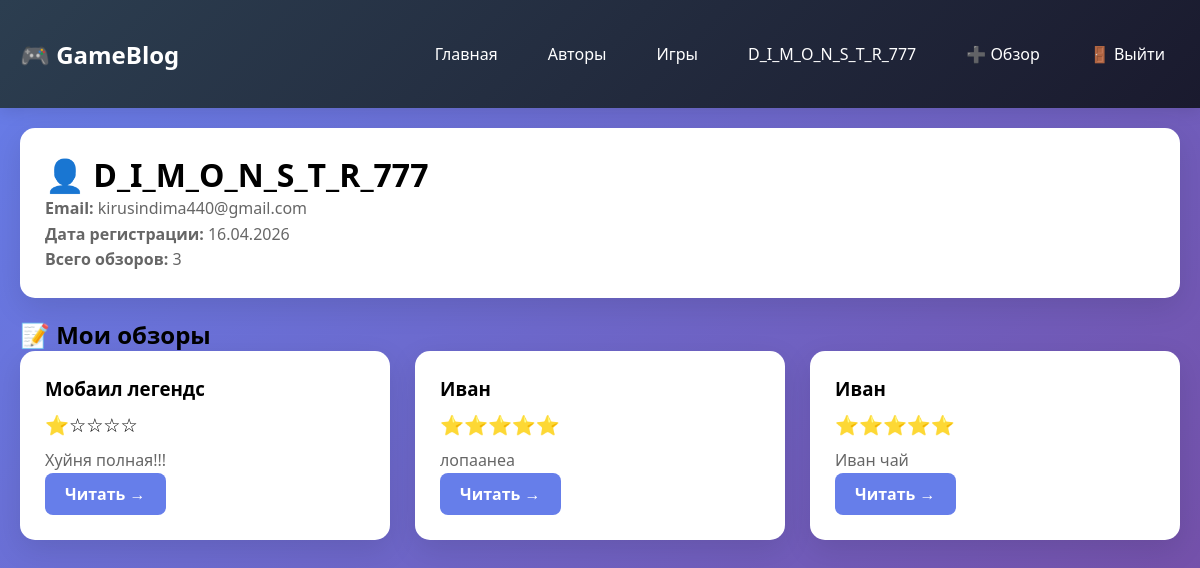
Screenshot of /profile (signed in) with the database file from the repository.
### models.py (models this page shows, shortened)
class User(db.Model, UserMixin):
    __tablename__ = 'users'
    id = db.Column(db.Integer, primary_key=True)  # было primaty_key
    username = db.Column(db.String(100), unique=True, nullable=False)
    email = db.Column(db.String(100), unique=True, nullable=True)
    password_hash = db.Column(db.String(300), nullable=False)
    created_at = db.Column(db.DateTime, default=datetime.utcnow)
    reviews = db.relationship('Review', backref='author', lazy=True)

class Review(db.Model):
    __tablename__ = 'reviews'
    id = db.Column(db.Integer, primary_key=True)
    rating = db.Column(db.Integer, nullable=False)
    review_text = db.Column(db.Text, nullable=False)
    created_at = db.Column(db.DateTime, default=datetime.utcnow)
    views = db.Column(db.Integer, default=0)
    user_id = db.Column(db.Integer, db.ForeignKey('users.id'), nullable=False)
    game_id = db.Column(db.Integer, db.ForeignKey('games.id'), nullable=False)
    @property
    def stars(self):
        return '⭐' * self.rating + '☆' * (5 - self.rating)
    @property
    def short_review(self):
        if len(self.review_text) > 50:
            return self.review_text[:50] + '...'
        return self.review_text

class Game(db.Model):  # было class = Game
    __tablename__ = 'games'
    id = db.Column(db.Integer, primary_key=True)
    title = db.Column(db.String(200), unique=True, nullable=False)
    genre = db.Column(db.String(100), nullable=False)  # было ganre и Strong
    release_year = db.Column(db.Integer)
    reviews = db.relationship('Review', backref='game', lazy=True)

### app.py (the view)
@app.route('/profile')
@login_required
def profile():
    user_reviews = Review.query.filter_by(user_id=current_user.id).order_by(Review.created_at.desc()).all()
    return render_template('profile.html', user=current_user, reviews=user_reviews)

### app.py (called while the page is built)
@login_manager.user_loader
def load_user(user_id):
    return User.query.get(int(user_id))

### templates/profile.html (shortened to what this page needs)
{% extends "base.html" %}
{% block content %}
<div class="card">
    <h1>👤 {{ user.username }}</h1>
    <p><strong>Email:</strong> {{ user.email or 'Не указан' }}</p>
    <p><strong>Дата регистрации:</strong> {{ user.created_at.strftime('%d.%m.%Y') }}</p>
    <p><strong>Всего обзоров:</strong> {{ reviews|length }}</p>
</div>
<h2>📝 Мои обзоры</h2>
<div class="reviews-grid">
    {% for review in reviews %}
    <div class="card">
        <h3>{{ review.game.title }}</h3>
        <div class="rating">{{ review.stars }}</div>
        <p>{{ review.short_review }}</p>
        <a href="/review/{{ review.id }}" class="btn btn-primary">Читать →</a>
    </div>
    {% else %}
    <div class="card">
        <p>У вас пока нет обзоров</p>
        <a href="/add" class="btn btn-primary">Написать первый</a>
    </div>
    {% endfor %}
</div>
{% endblock %}

### templates/base.html (shortened to what this page needs)
<!DOCTYPE html>
<html lang="ru">
<head>
    <link rel="stylesheet" href="{{ url_for('static', filename='css/style.css') }}">
</head>
<body>
    <nav class="navbar">
        <div class="container">
            <a href="/" class="logo">🎮 GameBlog</a>
            <div class="nav-links">
                <a href="/">Главная</a>
                <a href="/users">Авторы</a>
                <a href="/games">Игры</a>
                {% if current_user.is_authenticated %}
                    <a href="/profile">{{ current_user.username }}</a>
                    <a href="/add">➕ Обзор</a>
                    <a href="/logout">🚪 Выйти</a>
                {% else %}
                    <a href="/login">🔑 Войти</a>
                    <a href="/register">📝 Регистрация</a>
                {% endif %}
            </div>
        </div>
    </nav>
    <div class="container">
        {% block content %}{% endblock %}
    </div>
</body>
</html>

### static/css/style.css (style rules this page uses)
* { margin: 0; padding: 0; box-sizing: border-box; }
body { font-family: 'Segoe UI', Tahoma, Geneva, Verdana, sans-serif; background: linear-gradient(135deg, #667eea 0%, #764ba2 100%); min-height: 100vh; }
.container { max-width: 1200px; margin: 0 auto; padding: 20px; }
.navbar { background: linear-gradient(135deg, #2c3e50, #1a1a2e); padding: 15px 0; box-shadow: 0 4px 15px rgba(0,0,0,0.1); }
.navbar .container { display: flex; justify-content: space-between; align-items: center; }
.logo { color: white; font-size: 1.5em; font-weight: bold; text-decoration: none; }
.nav-links { display: flex; gap: 20px; flex-wrap: wrap; }
.nav-links a { color: white; text-decoration: none; padding: 8px 15px; border-radius: 5px; transition: all 0.3s; }
.card { background: white; border-radius: 15px; padding: 25px; margin-bottom: 20px; box-shadow: 0 10px 30px rgba(0,0,0,0.1); transition: transform 0.3s; }
.card p { color: #666; line-height: 1.6; }
.reviews-grid { display: grid; grid-template-columns: repeat(auto-fill, minmax(350px, 1fr)); gap: 25px; }
.rating { font-size: 1.2em; margin: 10px 0; }
.btn { display: inline-block; padding: 10px 20px; border-radius: 8px; text-decoration: none; font-weight: bold; margin-right: 10px; }
.btn-primary { background: #667eea; color: white; }

### rows the page displays
User: username "D_I_M_O_N_S_T_R_777", email "kirusindima440@gmail.com", created_at "16.04.2026"
Review: game "Мобаил легендс", stars "⭐☆☆☆☆", short_review "Хуйня полная!!!"
Review: game "Иван", stars "⭐⭐⭐⭐⭐", short_review "лопаанеа"
Review: game "Иван", stars "⭐⭐⭐⭐⭐", short_review "Иван чай"

### other values shown
{{ reviews|length }} "3"
